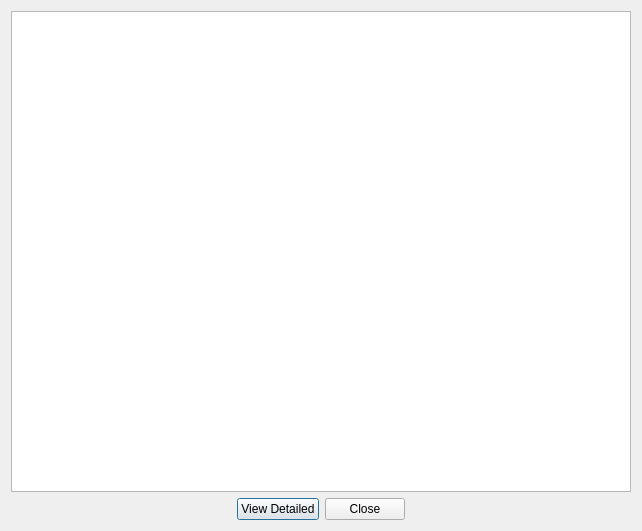
<?xml version="1.0" encoding="UTF-8"?>
<ui version="4.0">
 <class>ListView</class>
 <widget class="QDialog" name="ListView">
  <property name="geometry">
   <rect>
    <x>0</x>
    <y>0</y>
    <width>642</width>
    <height>531</height>
   </rect>
  </property>
  <property name="windowTitle">
   <string>Animal List</string>
  </property>
  <layout class="QGridLayout" name="gridLayout">
   <item row="0" column="0">
    <layout class="QVBoxLayout" name="verticalLayout">
     <item>
      <widget class="QTableWidget" name="tableWidget">
       <property name="minimumSize">
        <size>
         <width>530</width>
         <height>0</height>
        </size>
       </property>
       <property name="maximumSize">
        <size>
         <width>16777215</width>
         <height>16777215</height>
        </size>
       </property>
      </widget>
     </item>
     <item>
      <layout class="QHBoxLayout" name="horizontalLayout_2">
       <item>
        <spacer name="horizontalSpacer">
         <property name="orientation">
          <enum>Qt::Horizontal</enum>
         </property>
         <property name="sizeHint" stdset="0">
          <size>
           <width>40</width>
           <height>20</height>
          </size>
         </property>
        </spacer>
       </item>
       <item>
        <widget class="QPushButton" name="detailsButton">
         <property name="text">
          <string>View Detailed</string>
         </property>
        </widget>
       </item>
       <item>
        <widget class="QPushButton" name="closeButton">
         <property name="text">
          <string>Close</string>
         </property>
        </widget>
       </item>
       <item>
        <spacer name="horizontalSpacer_2">
         <property name="orientation">
          <enum>Qt::Horizontal</enum>
         </property>
         <property name="sizeHint" stdset="0">
          <size>
           <width>40</width>
           <height>20</height>
          </size>
         </property>
        </spacer>
       </item>
      </layout>
     </item>
    </layout>
   </item>
  </layout>
 </widget>
 <resources/>
 <connections/>
</ui>
